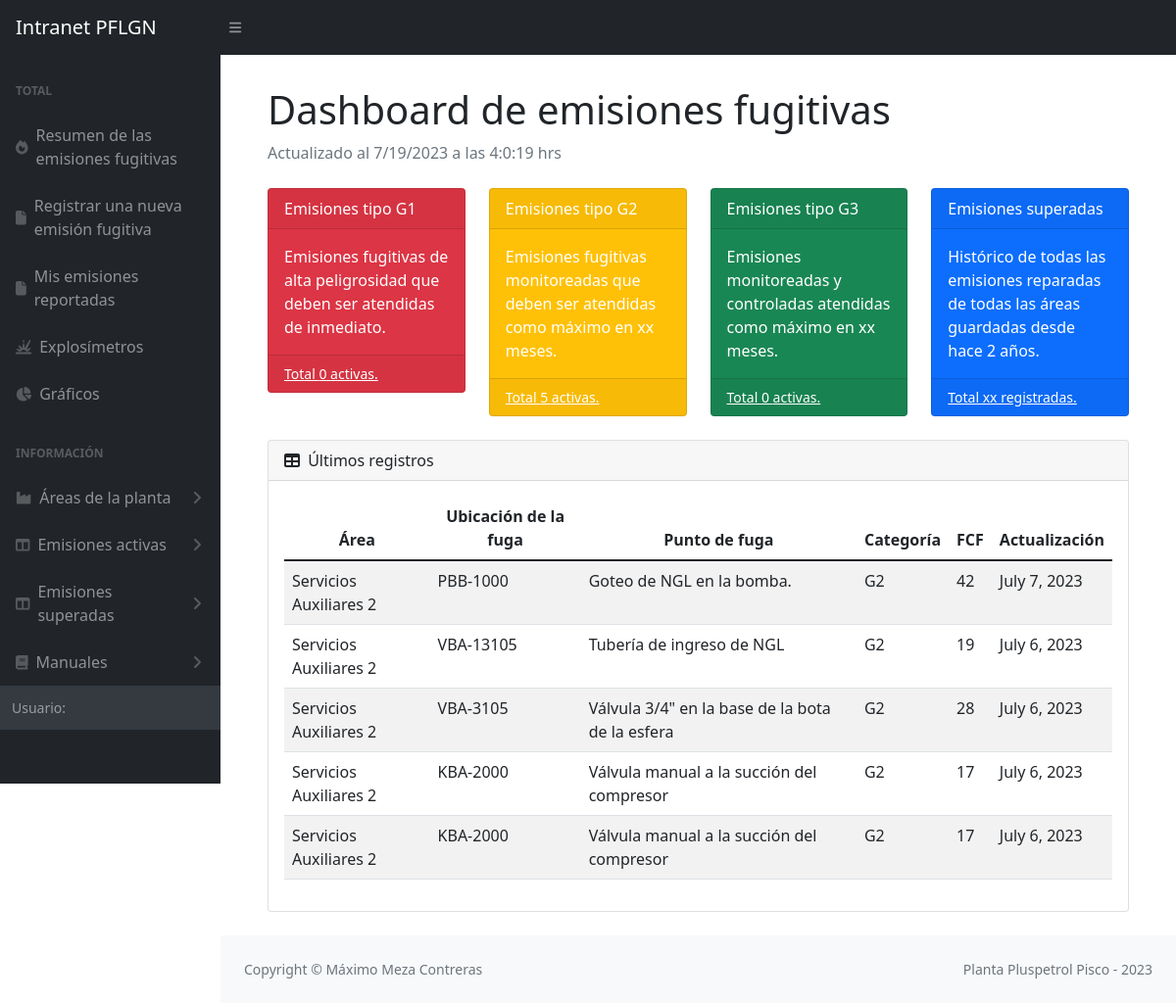
/emisionesFugitivas/, run on an earlier commit of the app's database.
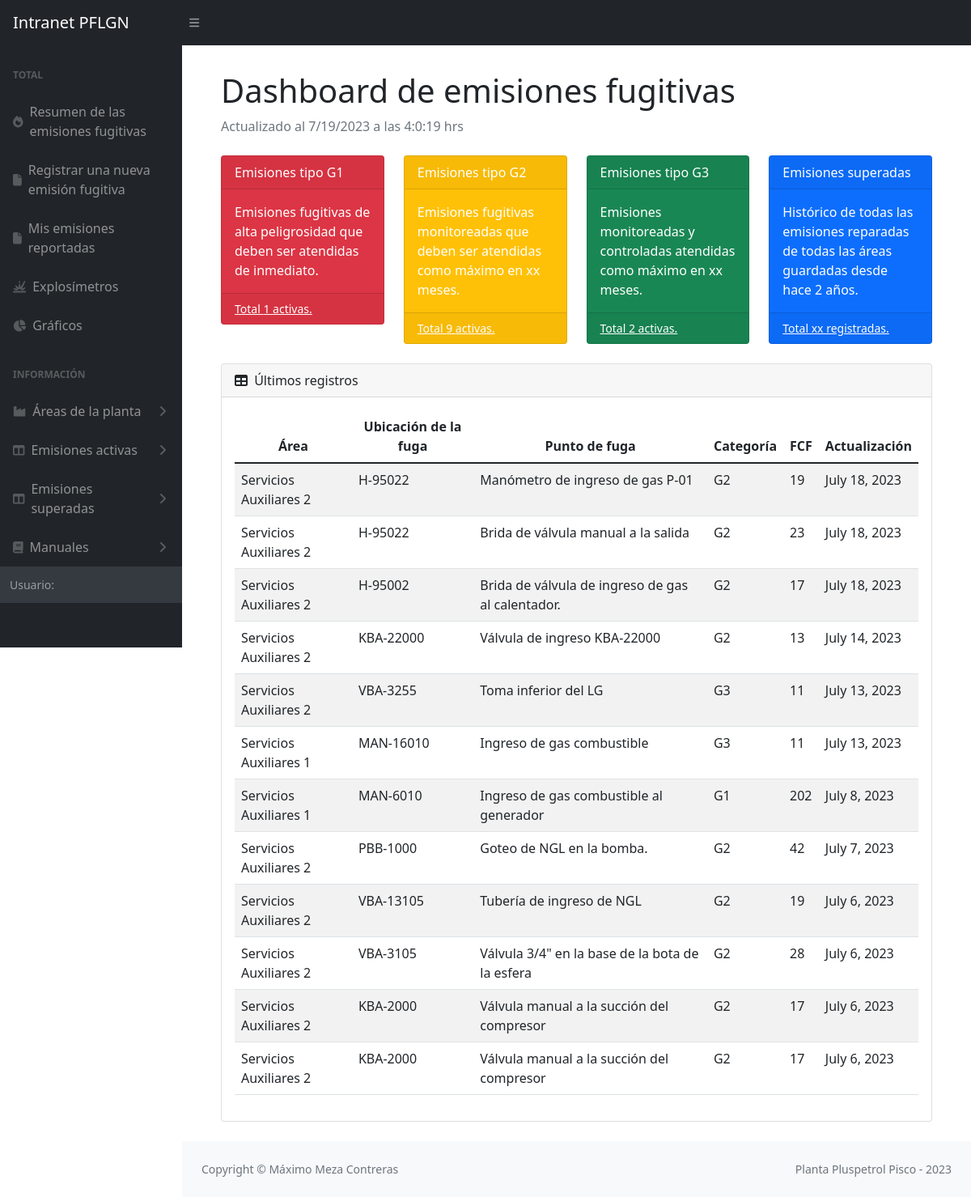
And on a later commit of the database.
### emisiones/models.py (models this page shows, shortened)
class Emision(models.Model):
    site = models.CharField(max_length=20, choices=SITE_CHOICES, default='Pisco')
    yacimiento = models.CharField(max_length=100, choices=YACIMIENTO_CHOICES, default='Pisco')
    area = models.CharField(max_length=100)
    sistema = models.CharField(max_length=100)
    ubicacion = models.TextField(max_length=200)
    fuga = models.TextField(max_length=300)
    fluido = models.CharField(max_length=100)
    sustancia = models.CharField(max_length=100)
    componente = models.CharField(max_length=100)
    instalacion = models.CharField(max_length=100)
    tamAccesorio = models.CharField(max_length=100)
    medicion = models.PositiveIntegerField()
    medicion15 = models.CharField(max_length=100)
    presion = models.CharField(max_length=100)
    ciclado = models.CharField(max_length=50)
    ignicion = models.CharField(max_length=50)
    localizacion = models.CharField(max_length=50)
    usuario = models.ForeignKey(User, on_delete=models.SET_NULL, null=True)
    fechaReporte = models.DateField()
    updated_at = models.DateTimeField(null=True)
    created_at = models.DateField(auto_now_add=True,null=True)
    emisionSuperada = models.BooleanField(default=False)
    FCF = models.PositiveSmallIntegerField(null=True)
    categoria = models.CharField(max_length=10, null=True)
    imagen = models.ImageField(upload_to='images_emisiones', null=True)

### emisiones/views.py (the view)
# urls.py: path('emisionesFugitivas/', views.mainEmisiones, name='emisionesPrincipal'),
def mainEmisiones(request):
    Emisiones = Emision.objects.all().order_by('-updated_at')
    cantidadG1,cantidadG2,cantidadG3 = FactorizacionTipoG()
    return render (request, 'mainEmisiones.html',{'Emisiones':Emisiones, 'cantidadG1':cantidadG1,'cantidadG2':cantidadG2,'cantidadG3':cantidadG3},)

### emisiones/utils/factores.py (called while the page is built)
def FactorizacionTipoG():
    tipoG1 = Emision.objects.all().filter(categoria='G1')
    tipoG2 = Emision.objects.all().filter(categoria='G2')
    tipoG3 = Emision.objects.all().filter(categoria='G3')
    cantidadG1 = 0
    cantidadG2 = 0
    cantidadG3 = 0
    if(tipoG1==[]):
        cantidadG1 = 0
    else:
        for G1 in tipoG1:
            cantidadG1 = cantidadG1 +1
    if(tipoG2==[]):
        cantidadG2 = 0
    else:
        for G2 in tipoG2:
            cantidadG2 = cantidadG2 +1
    if(tipoG3==[]):
        cantidadG3 = 0
    else:
        for G3 in tipoG3:
            cantidadG3 = cantidadG3 +1
    return cantidadG1,cantidadG2,cantidadG3

### emisiones/templates/mainEmisiones.html (shortened to what this page needs)
{% extends 'partials/_barraLateralEmisiones.html' %}
{% block content %}
<div class="container mt-2">
    <main>
        <div class="container-fluid px-4">
            <h1 class="mt-4">Dashboard de emisiones fugitivas</h1>
            <ol class="breadcrumb mb-4">
                <li class="breadcrumb-item active"><div  id="fechaActualizacionEmisiones">Actualizado al dd/mm/aaaa a las hh:mm</div> </li>
            </ol>
            <div class="row">
                <div class="col-xl-3 col-md-6">
                    <div class="card bg-danger text-white mb-4">
                        <div class="card-header">Emisiones tipo G1</div>
                        <div class="card-body">Emisiones fugitivas de alta peligrosidad que deben ser atendidas de inmediato.</div>
                        <div class="card-footer d-flex align-items-center justify-content-between">
                            <a class="small text-white stretched-link" href="#">Total {{cantidadG1}} activas.</a>
                        </div>
                    </div>
                </div>
                <div class="col-xl-3 col-md-6">
                    <div class="card bg-warning text-white mb-4">
                        <div class="card-header">Emisiones tipo G2</div>
                        <div class="card-body">Emisiones fugitivas monitoreadas que deben ser atendidas como máximo en xx meses.</div>
                        <div class="card-footer d-flex align-items-center justify-content-between">
                        <a class="small text-white stretched-link" href="#">Total {{cantidadG2}} activas.</a>
                        </div>
                    </div>
                </div>
                <div class="col-xl-3 col-md-6">
                    <div class="card bg-success text-white mb-4">
                        <div class="card-header">Emisiones tipo G3</div>
                        <div class="card-body">Emisiones monitoreadas y controladas atendidas como máximo en xx meses. </div>
                        <div class="card-footer d-flex align-items-center justify-content-between">
                        <a class="small text-white stretched-link" href="#">Total {{cantidadG3}}  activas.</a>
                        </div>
                    </div>
                </div>
                <div class="col-xl-3 col-md-6">
                    <div class="card bg-primary text-white mb-4">
                        <div class="card-header">Emisiones superadas</div>
                        <div class="card-body">Histórico de todas las emisiones reparadas de todas las áreas guardadas desde hace 2 años. </div>
                        <div class="card-footer d-flex align-items-center justify-content-between">
                            <a class="small text-white stretched-link" href="#">Total xx registradas.</a>
                        </div>
                    </div>
                </div>
            </div>
            <div class="card mb-4">
                <div class="card-header">
                    <i class="fas fa-table me-1"></i>
                    Últimos registros
                </div>
                <div class="card-body">
                    <table class="table table-striped table-responsive" id="datatablesSimple">
                        <thead>
                            <tr>
                                <th>Área</th>
                                <th>Ubicación de la fuga</th>
                                <th>Punto de fuga</th>
                                <th>Categoría</th>
                                <th>FCF</th>
                                <th>Actualización</th>
                            </tr>
                        </thead>
                        <tbody>
                            {% for Emision in Emisiones %}
                            <tr>
                                <td>{{Emision.area}}</td>
                                <td>{{Emision.ubicacion}}</td>
                                <td>{{Emision.fuga}}</td>
                                <td>{{Emision.categoria}}</td>
                                <td>{{Emision.FCF}}</td>
                                <td>{{Emision.created_at}}</td>
                            </tr>
                            {% endfor %}
                        </tbody>
                    </table>
                </div>
            </div>
        </div>
    </main>
{% endblock %}

### emisiones/templates/partials/_barraLateralEmisiones.html (shortened to what this page needs)
{% load static %}
<!DOCTYPE html>
<html lang="en">
<head>
    <link href="https://cdn.jsdelivr.net/npm/bootstrap@5.3.0-alpha3/dist/css/bootstrap.min.css" rel="stylesheet">
    <link rel="stylesheet" type="text/css" href="{% static 'css/dashboardEmisiones.css' %}">
    <link rel="stylesheet" type="text/css" href="{% static 'css/mainEmisiones.css' %}">
</head>
<body  class="sb-nav-fixed">
    <nav class="sb-topnav navbar navbar-expand navbar-dark bg-dark">
        <a class="navbar-brand ps-3" href='/'>Intranet PFLGN</a>
        <button class="btn btn-link btn-sm order-1 order-lg-0 me-4 me-lg-0" id="sidebarToggle"><i class="fas fa-bars"></i></button>
    </nav>
    <div id="layoutSidenav">
        <div id="layoutSidenav_nav">
            <nav class="sb-sidenav accordion sb-sidenav-dark" id="sidenavAccordion">
                <div class="sb-sidenav-menu">
                    <div class="nav">
                        <div class="sb-sidenav-menu-heading">Total</div>
                        <a class="nav-link" href="/emisionesFugitivas">
                            <div class="sb-nav-link-icon"><i class="fa-solid fa-fire"></i></div>
                                Resumen de las emisiones fugitivas
                        </a>
                        <a class="nav-link" href='/registrarEmisiones'>
                            <div class="sb-nav-link-icon"><i class="fa-solid fa-file"></i></div>
                                Registrar una nueva emisión fugitiva
                        </a>
                        <a class="nav-link" href='/listaMisReportes'>
                            <div class="sb-nav-link-icon"><i class="fa-solid fa-file"></i></div>
                                Mis emisiones reportadas
                        </a>
                        <a class="nav-link" href='/explosimetros'>
                            <div class="sb-nav-link-icon"><i class="fa-solid fa-explosion"></i></div>
                                Explosímetros
                        </a>
                        <a class="nav-link" href='/graficasEmisiones'>
                            <div class="sb-nav-link-icon"><i class="fa-solid fa-chart-pie"></i></div>
                                Gráficos
                        </a>
                        <div class="sb-sidenav-menu-heading">Información</div>
                        <a class="nav-link collapsed" href="#" data-bs-toggle="collapse" data-bs-target="#collapseAreas" aria-expanded="false" aria-controls="collapseLayouts">
                            <div class="sb-nav-link-icon"><i class="fa-solid fa-industry"></i></div>
                                Áreas de la planta
                            <div class="sb-sidenav-collapse-arrow"><i class="fas fa-angle-down"></i></div>
                        </a>
                        <a class="nav-link collapsed" href="#" data-bs-toggle="collapse" data-bs-target="#collapseCrios" aria-expanded="false" aria-controls="collapseLayouts">
                            <div class="sb-nav-link-icon"><i class="fas fa-columns"></i></div>
                                Emisiones activas
                            <div class="sb-sidenav-collapse-arrow"><i class="fas fa-angle-down"></i></div>
                        </a>
                            <a class="nav-link collapsed" href="#" data-bs-toggle="collapse" data-bs-target="#collapseSuperadas" aria-expanded="false" aria-controls="collapseLayouts">
                                <div class="sb-nav-link-icon"><i class="fas fa-columns"></i></div>
                                    Emisiones superadas
                                <div class="sb-sidenav-collapse-arrow"><i class="fas fa-angle-down"></i></div>
                            </a>
                            <a class="nav-link collapsed" href="#" data-bs-toggle="collapse" data-bs-target="#collapseCSU" aria-expanded="false" aria-controls="collapseLayouts">
                                <div class="sb-nav-link-icon"><i class="fa-solid fa-book"></i></i></div>
                                Manuales
                                <div class="sb-sidenav-collapse-arrow"><i class="fas fa-angle-down"></i></div>
                            </a>
                <div class="sb-sidenav-footer">
                    <div class="small">Usuario:</div>
                </div>
            </nav>
        </div>
        <div id="layoutSidenav_content">
            {% block content %}
            {% endblock %}
        </div>
        <footer class="py-4 bg-light mt-auto">
            <div class="container-fluid px-4">
                <div class="d-flex align-items-center justify-content-between small">
                    <div class="text-muted">Copyright &copy; Máximo Meza Contreras</div>
                    <div class="text-muted">Planta Pluspetrol Pisco - 2023</div>
                </div>
            </div>
        </footer>
</body>
</html>

### emisiones/static/css/mainEmisiones.css (style rules this page uses)
:root { --bs-blue: #0d6efd; --bs-indigo: #6610f2; --bs-purple: #6f42c1; --bs-pink: #d63384; --bs-red: #dc3545; --bs-orange: #fd7e14; --bs-yellow: #ffc107; --bs-green: #198754; --bs-teal: #20c997; --bs-cyan: #0dcaf0; --bs-white: #fff; --bs-gray: #6c757d; --bs-gray-dark: #343a40; --bs-primary: #0d6efd; --bs-secondary: #6c757d; --bs-success: #198754; --bs-info: #0dcaf0; --bs-warning: #ffc107; --bs-danger: #dc3545; --bs-light: #f8f9fa; --bs-dark: #212529; --greyLight-2: #c8d0e7; --card-background: linear-gradient(to bottom right, #f9fafc, #f7f7f8); --card-shadow: inset 2px 2px 3px #ebebf3, inset 4px 4px 15px #ffffff, 3px 3px 12px #c2c7d4; --bs-font-sans-serif: system-ui, -apple-system, "Segoe UI", Roboto, "Helvetica Neue", Arial, "Noto Sans", "Liberation Sans", sans-serif, "Apple Color Emoji", "Segoe UI Emoji", "Segoe UI Symbol", "Noto Color Emoji"; --bs-font-monospace: SFMono-Regular, Menlo, Monaco, Consolas, "Liberation Mono", "Courier New", monospace; --bs-gradient: linear-gradient(180deg, rgba(255, 255, 255, 0.15), rgba(255, 255, 255, 0)); }
.contenedorEmisiones div table tr,th { text-align: center; }

What changed in the data, as far as the page shows it:
added Emision: area "Servicios Auxiliares 2", ubicacion "H-95022", fuga "Manómetro de ingreso de gas P-01", categoria "G2", FCF "19", created_at "July 18, 2023"
added Emision: area "Servicios Auxiliares 2", ubicacion "H-95022", fuga "Brida de válvula manual a la salida", categoria "G2", FCF "23", created_at "July 18, 2023"
added Emision: area "Servicios Auxiliares 2", ubicacion "H-95002", fuga "Brida de válvula de ingreso de gas al calentador.", categoria "G2", FCF "17", created_at "July 18, 2023"
added Emision: area "Servicios Auxiliares 2", ubicacion "KBA-22000", fuga "Válvula de ingreso KBA-22000", categoria "G2", FCF "13", created_at "July 14, 2023"
added Emision: area "Servicios Auxiliares 2", ubicacion "VBA-3255", fuga "Toma inferior del LG", categoria "G3", FCF "11", created_at "July 13, 2023"
added Emision: area "Servicios Auxiliares 1", ubicacion "MAN-16010", fuga "Ingreso de gas combustible", categoria "G3", FCF "11", created_at "July 13, 2023"
added Emision: area "Servicios Auxiliares 1", ubicacion "MAN-6010", fuga "Ingreso de gas combustible al generador", categoria "G1", FCF "202", created_at "July 8, 2023"
Also different on the page:
{{ cantidadG1 }}: "0" → "1"
{{ cantidadG2 }}: "5" → "9"
{{ cantidadG3 }}: "0" → "2"
